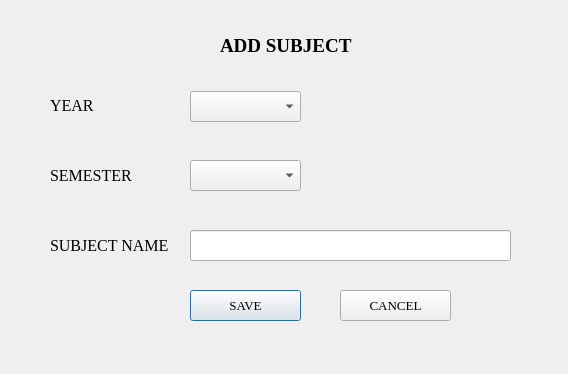
<?xml version="1.0" encoding="UTF-8"?>
<ui version="4.0">
 <class>Dialog_add_subject</class>
 <widget class="QDialog" name="Dialog_add_subject">
  <property name="geometry">
   <rect>
    <x>0</x>
    <y>0</y>
    <width>568</width>
    <height>374</height>
   </rect>
  </property>
  <property name="font">
   <font>
    <family>Times New Roman</family>
    <pointsize>10</pointsize>
   </font>
  </property>
  <property name="contextMenuPolicy">
   <enum>Qt::CustomContextMenu</enum>
  </property>
  <property name="windowTitle">
   <string>Dialog</string>
  </property>
  <property name="windowIcon">
   <iconset>
    <normaloff>Qt_interface/SE_syllabus/4zIr6y.jpg</normaloff>Qt_interface/SE_syllabus/4zIr6y.jpg</iconset>
  </property>
  <widget class="QLabel" name="lbl_subject_name">
   <property name="geometry">
    <rect>
     <x>50</x>
     <y>235</y>
     <width>131</width>
     <height>21</height>
    </rect>
   </property>
   <property name="font">
    <font>
     <family>Times New Roman</family>
     <pointsize>12</pointsize>
    </font>
   </property>
   <property name="text">
    <string>SUBJECT NAME</string>
   </property>
  </widget>
  <widget class="QLabel" name="label_add_subject">
   <property name="geometry">
    <rect>
     <x>220</x>
     <y>30</y>
     <width>151</width>
     <height>31</height>
    </rect>
   </property>
   <property name="font">
    <font>
     <family>Times New Roman</family>
     <pointsize>14</pointsize>
     <weight>75</weight>
     <bold>true</bold>
    </font>
   </property>
   <property name="text">
    <string>ADD SUBJECT</string>
   </property>
  </widget>
  <widget class="QLineEdit" name="lineEdit_subject_name">
   <property name="geometry">
    <rect>
     <x>190</x>
     <y>230</y>
     <width>321</width>
     <height>31</height>
    </rect>
   </property>
   <property name="font">
    <font>
     <family>Times New Roman</family>
     <pointsize>12</pointsize>
    </font>
   </property>
  </widget>
  <widget class="QLabel" name="label_year">
   <property name="geometry">
    <rect>
     <x>50</x>
     <y>95</y>
     <width>81</width>
     <height>21</height>
    </rect>
   </property>
   <property name="font">
    <font>
     <family>Times New Roman</family>
     <pointsize>12</pointsize>
    </font>
   </property>
   <property name="text">
    <string>YEAR</string>
   </property>
  </widget>
  <widget class="QLabel" name="label_semester">
   <property name="geometry">
    <rect>
     <x>50</x>
     <y>165</y>
     <width>91</width>
     <height>21</height>
    </rect>
   </property>
   <property name="font">
    <font>
     <family>Times New Roman</family>
     <pointsize>12</pointsize>
    </font>
   </property>
   <property name="text">
    <string>SEMESTER</string>
   </property>
  </widget>
  <widget class="QPushButton" name="pushButton_save">
   <property name="geometry">
    <rect>
     <x>190</x>
     <y>290</y>
     <width>111</width>
     <height>31</height>
    </rect>
   </property>
   <property name="font">
    <font>
     <family>Times New Roman</family>
     <pointsize>10</pointsize>
    </font>
   </property>
   <property name="text">
    <string>SAVE</string>
   </property>
   <property name="icon">
    <iconset>
     <normaloff>Qt_interface/SE_syllabus/Save-as.png</normaloff>Qt_interface/SE_syllabus/Save-as.png</iconset>
   </property>
   <property name="iconSize">
    <size>
     <width>20</width>
     <height>20</height>
    </size>
   </property>
  </widget>
  <widget class="QPushButton" name="pushButton_cancel">
   <property name="geometry">
    <rect>
     <x>340</x>
     <y>290</y>
     <width>111</width>
     <height>31</height>
    </rect>
   </property>
   <property name="font">
    <font>
     <family>Times New Roman</family>
    </font>
   </property>
   <property name="text">
    <string>CANCEL</string>
   </property>
   <property name="icon">
    <iconset>
     <normaloff>Qt_interface/SE_syllabus/if_draw-08_725558.png</normaloff>Qt_interface/SE_syllabus/if_draw-08_725558.png</iconset>
   </property>
   <property name="iconSize">
    <size>
     <width>20</width>
     <height>20</height>
    </size>
   </property>
  </widget>
  <widget class="QComboBox" name="comboBox_year">
   <property name="geometry">
    <rect>
     <x>190</x>
     <y>91</y>
     <width>111</width>
     <height>31</height>
    </rect>
   </property>
   <property name="font">
    <font>
     <family>Times New Roman</family>
     <pointsize>12</pointsize>
    </font>
   </property>
  </widget>
  <widget class="QComboBox" name="comboBox_semester">
   <property name="geometry">
    <rect>
     <x>190</x>
     <y>160</y>
     <width>111</width>
     <height>31</height>
    </rect>
   </property>
   <property name="font">
    <font>
     <family>Times New Roman</family>
     <pointsize>12</pointsize>
    </font>
   </property>
  </widget>
 </widget>
 <resources/>
 <connections>
  <connection>
   <sender>pushButton_cancel</sender>
   <signal>clicked()</signal>
   <receiver>lineEdit_subject_name</receiver>
   <slot>clear()</slot>
   <hints>
    <hint type="sourcelabel">
     <x>403</x>
     <y>309</y>
    </hint>
    <hint type="destinationlabel">
     <x>405</x>
     <y>248</y>
    </hint>
   </hints>
  </connection>
 </connections>
</ui>
